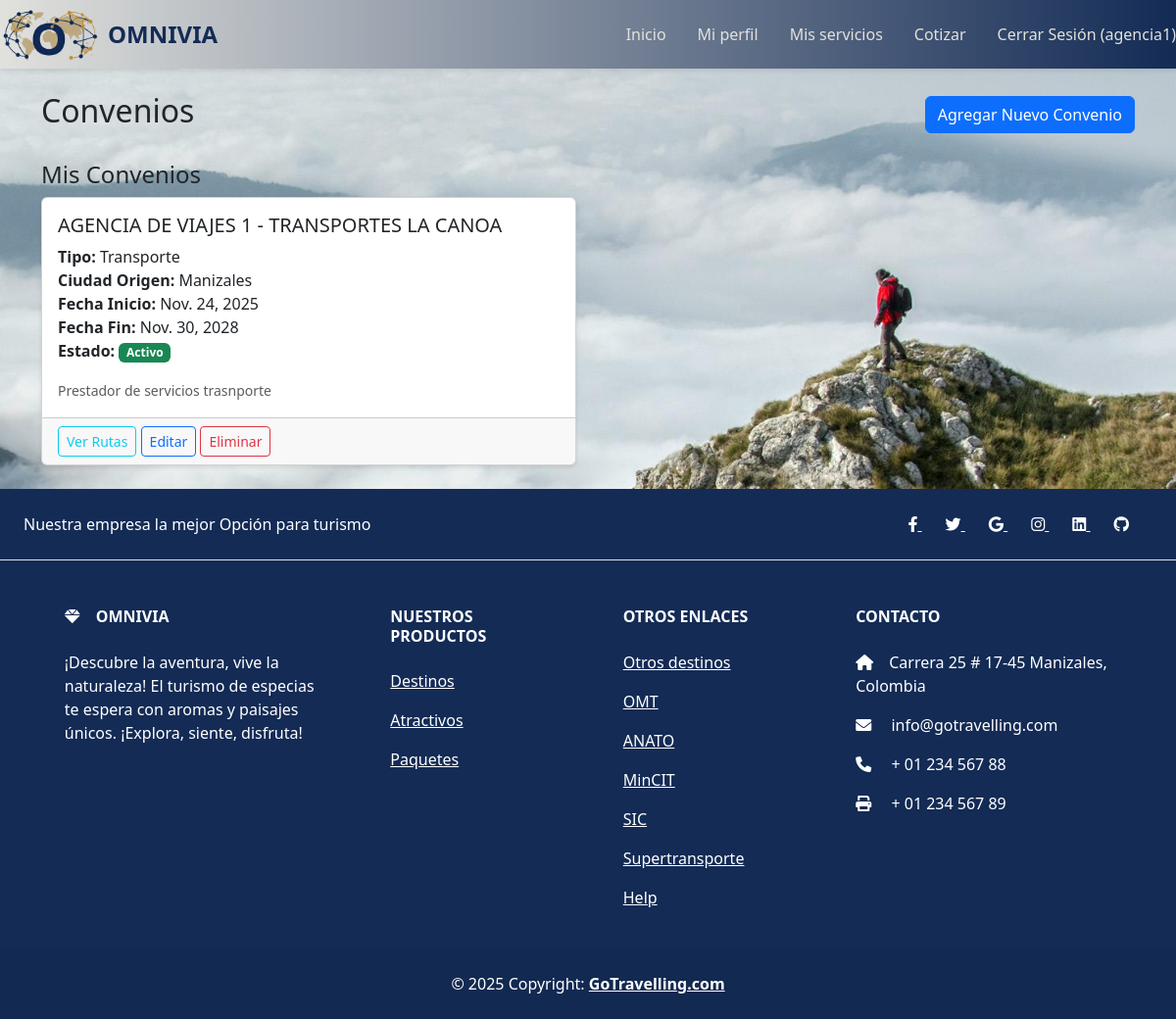
/api/convenios/ (signed in), run on the app's committed database.
### cotizador/models.py (models this page shows, shortened)
class BaseModel(models.Model):
    class Meta:
        abstract = True

class ConvenioAgencia(BaseModel):
    entidad_agencia = models.ForeignKey(
        Entidad,
        on_delete=models.CASCADE,
        related_name='convenios_como_agencia',
        limit_choices_to={'tipo_entidad': 'Operadora turística o agencia de viajes'},
        verbose_name="Agencia de Viajes"
    )
    entidad_convenio = models.ForeignKey(
        Entidad,
        on_delete=models.CASCADE,
        related_name='convenios_con_agencias',
        verbose_name="Empresa con Convenio",
        help_text="Transportadora, Alimentación, Hospedaje, Seguro u otro tipo de entidad"
    )
    TIPO_CONVENIO_CHOICES = [
        ('Transporte', 'Transporte'),
        ('Alimentación', 'Alimentación'),
        ('Hospedaje', 'Hospedaje'),
        ('Seguro', 'Seguro'),
        ('Otro', 'Otro'),
    ]
    tipo_convenio = models.CharField(max_length=20, choices=TIPO_CONVENIO_CHOICES, verbose_name="Tipo de Convenio")
    ciudad_origen = models.CharField(max_length=255, verbose_name="Ciudad de Origen", blank=True, null=True)
    fecha_inicio = models.DateField(null=True, blank=True, verbose_name="Fecha de Inicio del Convenio")
    fecha_fin = models.DateField(null=True, blank=True, verbose_name="Fecha de Finalización del Convenio")
    activo = models.BooleanField(default=True, verbose_name="Activo")
    porcentaje_descuento = models.DecimalField(
        max_digits=5,
        decimal_places=2,
        default=0.00,
        verbose_name="% de Descuento",
        help_text="Porcentaje de descuento que aplica en este convenio (ej: 10.00 para 10%)"
    )
    descripcion = models.TextField(blank=True, null=True, verbose_name="Descripción del Convenio")
    class Meta:
        verbose_name = "Convenio de Agencia"
        verbose_name_plural = "Convenios de Agencia"

class Entidad(BaseModel):
    nombre = models.CharField(max_length=255, verbose_name="Nombre o Razón Social")
    nit = models.CharField(max_length=20, unique=True, verbose_name="NIT o Documento de Identidad")
    rnt = models.CharField(max_length=20, blank=True, null=True, verbose_name="RNT (Registro Nacional de Turismo)")
    TIPO_PERSONA_CHOICES = [
        ('PN', 'Persona Natural'),
        ('PJ', 'Persona Jurídica'),
    ]
    tipo_persona = models.CharField(max_length=2, choices=TIPO_PERSONA_CHOICES, default='PN', verbose_name="Tipo de Persona")
    TIPO_ENTIDAD_CHOICES = [
        ('Hospedaje', 'Hospedaje'),
        ('Alimentación', 'Alimentación'),
        ('Operadora turística o agencia de viajes', 'Operadora turística o agencia de viajes'),
        ('Transporte', 'Transporte'),
        ('Seguro', 'Seguro'),
        ('Otro', 'Otro'),
    ]
    tipo_entidad = models.CharField(max_length=50, choices=TIPO_ENTIDAD_CHOICES, blank=True, verbose_name="Categoría")
    otro_tipo_entidad = models.CharField(max_length=100, blank=True, null=True, verbose_name="Especificar Otro Tipo de Entidad")
    subcategoria = models.CharField(max_length=100, blank=True, null=True, help_text='Refieren actividades turísticas específicas pertenecientes a la actividad genérica, ej.: agencia de viajes y turismo, agencia de viajes mayorista, hotel, apartahotel, entre otros.')
    pais = models.CharField(max_length=100, blank=True, null=True, verbose_name="País")
    departamento = models.CharField(max_length=100, blank=True, null=True, verbose_name="Departamento")
    municipio = models.CharField(max_length=100, blank=True, null=True, verbose_name="Municipio")
    direccion = models.CharField(max_length=255, blank=True, null=True, verbose_name="Dirección")
    barrio = models.CharField(max_length=100, blank=True, null=True, verbose_name="Barrio")
    observacion = models.TextField(blank=True, null=True, verbose_name="Observación")
    TIPO_DOCUMENTO_CHOICES = [
        ('CC', 'Cédula de ciudadanía'),
        ('CE', 'Cédula de extranjería'),
        ('TE', 'Tarjeta de extranjería'),
        ('PA', 'Pasaporte'),
        ('DIE', 'Documento de identificación extranjero (genérico)'),
        ('PPT', 'Permiso por Protección Temporal'),
        ('PEP', 'Permiso Especial de Permanencia'),
        ('SCR', 'Salvoconducto'),
        ('NIT', 'NIT – Número de Identificación Tributaria'),
        ('NIFE', 'NIT de otro país / Identificador fiscal extranjero'),
        ('NUIP', 'Número Único de Identificación Personal'),
    ]
    tipo_documento = models.CharField(max_length=4, choices=TIPO_DOCUMENTO_CHOICES, blank=True, null=True, verbose_name="Tipo de Documento")
    caracteristicas = models.TextField(blank=True, null=True, verbose_name="Características")
    ubicacion = models.CharField(max_length=255, verbose_name="Ubicación")
    mail = models.EmailField(unique=True, verbose_name="Correo Electrónico")
    user = models.OneToOneField(User, on_delete=models.CASCADE, null=True, blank=True, verbose_name="Usuario Asociado")
    logo = models.ImageField(upload_to='logos/', null=True, blank=True, verbose_name="Logo de la Empresa")
    class Meta:
        verbose_name = "Entidad"
        verbose_name_plural = "Entidades"

### cotizador/views.py (the view)
# urls.py: path('convenios/', convenios_list, name='convenios-list'),
def convenios_list(request):
    convenios_agencia = []
    if hasattr(request.user, 'entidad'):
        entidad = request.user.entidad
        if entidad.tipo_entidad == 'Operadora turística o agencia de viajes':
            convenios_agencia = ConvenioAgencia.objects.filter(entidad_agencia=entidad)
        elif entidad.tipo_entidad == 'Transporte':
            convenios_agencia = ConvenioAgencia.objects.filter(
                entidad_convenio=entidad,
                tipo_convenio='Transporte'
            )
        elif entidad.tipo_entidad in ['Alimentación', 'Hospedaje', 'Seguro']:
            convenios_agencia = ConvenioAgencia.objects.filter(
                entidad_convenio=entidad
            )
    return render(request, 'convenios_list.html', {
        'convenios_agencia': convenios_agencia
    })

### cotizador/context_processors.py (called while the page is built)
def forms_context(request):
    return {
        'registration_form': EntidadRegistrationForm()
    }

### omniviadj_project/templates/convenios_list.html (shortened to what this page needs)
{% extends 'base.html' %}
{% load static %}
{% block content %}
<div class="container mt-4">
    <div class="d-flex justify-content-between align-items-center mb-4">
        <h2>Convenios</h2>
        {% if user.entidad.tipo_entidad == 'Operadora turística o agencia de viajes' %}
            <a href="{% url 'convenio-agencia-crear' %}" class="btn btn-primary">Agregar Nuevo Convenio</a>
        {% endif %}
    </div>
    {% if convenios_agencia %}
        <h4 class="mt-4">Mis Convenios</h4>
        <div class="row">
            {% for convenio_agencia in convenios_agencia %}
            <div class="col-md-6 mb-4">
                <div class="card">
                    <div class="card-body">
                        <h5 class="card-title">{{ convenio_agencia.entidad_agencia.nombre }} - {{ convenio_agencia.entidad_convenio.nombre }}</h5>
                        <p class="card-text">
                            <strong>Tipo:</strong> {{ convenio_agencia.get_tipo_convenio_display }}<br>
                            {% if convenio_agencia.ciudad_origen %}
                                <strong>Ciudad Origen:</strong> {{ convenio_agencia.ciudad_origen }}<br>
                            {% endif %}
                            <strong>Fecha Inicio:</strong> {{ convenio_agencia.fecha_inicio|default:"No especificada" }}<br>
                            <strong>Fecha Fin:</strong> {{ convenio_agencia.fecha_fin|default:"No especificada" }}<br>
                            <strong>Estado:</strong>
                            {% if convenio_agencia.activo %}
                                <span class="badge bg-success">Activo</span>
                            {% else %}
                                <span class="badge bg-secondary">Inactivo</span>
                            {% endif %}
                        </p>
                        <p class="card-text">
                            <small class="text-muted">{{ convenio_agencia.descripcion|truncatewords:10 }}</small>
                        </p>
                    </div>
                    <div class="card-footer">
                        <a href="{% url 'rutas-convenio' convenio_id=convenio_agencia.id %}" class="btn btn-sm btn-outline-info">Ver Rutas</a>
                        <a href="{% url 'convenio-agencia-update' pk=convenio_agencia.pk %}" class="btn btn-sm btn-outline-primary">Editar</a>
                        <a href="{% url 'convenio-agencia-delete' pk=convenio_agencia.pk %}" class="btn btn-sm btn-outline-danger">Eliminar</a>
                    </div>
                </div>
            </div>
            {% endfor %}
        </div>
    {% endif %}
</div>
{% endblock %}

### omniviadj_project/templates/base.html (shortened to what this page needs)
<!DOCTYPE html>
<html lang="es">
<head>
    {% load static %}
    <link rel="stylesheet" href="{% static 'css/style.css' %}">
    <link href="https://cdn.jsdelivr.net/npm/bootstrap@5.3.3/dist/css/bootstrap.min.css" rel="stylesheet">
    <link rel="stylesheet" href="https://cdnjs.cloudflare.com/ajax/libs/font-awesome/6.0.0-beta3/css/all.min.css" />
</head>
<body class="{% block body_class %}{% endblock %} {% block extra_body_classes %}{% endblock %}">
    {% block navbar %}
    <nav class="navbar navbar-{{ entidad.tipo_entidad|slugify }}">
        <div class="nav-logo">
            <a href="{% url 'home' %}">
                <img src="{% static 'images/LogoOmnivia.webp' %}" alt="Logo" class="logo-img">
                <span class="logo-text">Omnivia</span>
            </a>
        </div>
        <div class="nav-items">
            {% if user.is_authenticated %}
                <a class="nav-link" href="{% url 'dashboard' %}">Inicio</a>
                <a class="nav-link" href="{% url 'profile_update' %}">Mi perfil</a>
                <a class="nav-link" href="{% url 'data_entry' %}">Mis servicios</a>
                {% if entidad_tipo == 'Operadora turística o agencia de viajes' %}
                <a class="nav-link" href="{% url 'quotation_form' %}">Cotizar</a>
                {% endif %}
                <form action="{% url 'logout' %}" method="post" style="display: inline;">
                    <button type="submit" class="nav-link btn btn-link" style="color: inherit; text-decoration: none;">Cerrar Sesión ({{ user.username }})</button>
                </form>
            {% else %}
                <a class="nav-link" data-bs-toggle="modal" data-bs-target="#loginModal" href="#">Iniciar Sesión</a>
                <a class="nav-link" data-bs-toggle="modal" data-bs-target="#registrationModal" href="#">Registrarse</a>
            {% endif %}
        </div>
    </nav>
    {% endblock %}
    <div style="position: relative;">
        {% block content %}
        {% endblock %}
    </div>
    <footer class="text-center text-lg-start text-white" style="background-color: #132b55;">
      <section class="d-flex justify-content-center justify-content-lg-between p-4 border-bottom">
        <div class="me-5 d-none d-lg-block">
          <span>Nuestra empresa la mejor Opción para turismo</span>
        </div>
        <div>
          <a href="" class="me-4 text-reset">
            <i class="fab fa-facebook-f"></i>
          </a>
          <a href="" class="me-4 text-reset">
            <i class="fab fa-twitter"></i>
          </a>
          <a href="" class="me-4 text-reset">
            <i class="fab fa-google"></i>
          </a>
          <a href="" class="me-4 text-reset">
            <i class="fab fa-instagram"></i>
          </a>
          <a href="" class="me-4 text-reset">
            <i class="fab fa-linkedin"></i>
          </a>
          <a href="" class="me-4 text-reset">
            <i class="fab fa-github"></i>
          </a>
        </div>
      </section>
      <section class="">
        <div class="container text-center text-md-start mt-5">
          <div class="row mt-3">
            <div class="col-md-3 col-lg-4 col-xl-3 mx-auto mb-4">
              <h6 class="text-uppercase fw-bold mb-4">
                <i class="fas fa-gem me-3"></i>Omnivia
              </h6>
              <p>
              ¡Descubre la aventura, vive la naturaleza! El turismo de especias te espera con aromas y paisajes únicos. ¡Explora, siente, disfruta!
              </p>
            </div>
            <div class="col-md-2 col-lg-2 col-xl-2 mx-auto mb-4">
              <h6 class="text-uppercase fw-bold mb-4">
                Nuestros Productos
              </h6>
              <p>
                <a href="#!" class="text-reset">Destinos</a>
              </p>
              <p>
                <a href="#!" class="text-reset">Atractivos</a>
              </p>
              <p>
                <a href="#!" class="text-reset">Paquetes</a>
              </p>
            </div>
            <div class="col-md-3 col-lg-2 col-xl-2 mx-auto mb-4">
              <h6 class="text-uppercase fw-bold mb-4">
                Otros enlaces
              </h6>
              <p>
                <a href="#!" class="text-reset" target="_blank">Otros destinos</a>
              </p>
              <p>
                <a href="https://www.unwto.org/es" class="text-reset" target="_blank">OMT</a>
              </p>
              <p>
                <a href="https://anato.org/" class="text-reset" target="_blank">ANATO</a>
              </p>
              <p>
                <a href="https://www.mincit.gov.co/inicio" class="text-reset" target="_blank">MinCIT</a>
              </p>
               <p>
                <a href="https://sedeelectronica.sic.gov.co/" class="text-reset" target="_blank">SIC</a>
              </p>
              <p>
                <a href="https://www.supertransporte.gov.co/" class="text-reset"target="_blank">Supertransporte</a>
              </p>
              <p>
                <a href="#!" class="text-reset" target="_blank">Help</a>
              </p>
            </div>
            <div class="col-md-4 col-lg-3 col-xl-3 mx-auto mb-md-0 mb-4">
              <h6 class="text-uppercase fw-bold mb-4">Contacto</h6>
              <p><i class="fas fa-home me-3"></i>Carrera 25 # 17-45 Manizales, Colombia</p>
              <p>
                <i class="fas fa-envelope me-3"></i>
                info@gotravelling.com
              </p>
              <p><i class="fas fa-phone me-3"></i> + 01 234 567 88</p>
              <p><i class="fas fa-print me-3"></i> + 01 234 567 89</p>
            </div>
          </div>
        </div>
      </section>
      <div class="text-center p-4" style="background-color: rgba(0, 0, 0, 0.05);">
        © 2025 Copyright:
        <a class="text-reset fw-bold" href="https://mdbootstrap.com/" target="_blank" >GoTravelling.com</a>
      </div>
    </footer>
</body>
</html>

### static/css/style.css (style rules this page uses)
.navbar { height: 70px; background: linear-gradient(90deg, #e1e1dd 0%, #132b55 100%); padding: 60px 20px; display: flex; align-items: center; justify-content: space-between; position: relative; box-shadow: 0 2px 5px rgba(0,0,0,0.1); overflow: hidden; }
.logo-img { animation: fadeIn 1.5s ease-in-out; width: 100px; height: auto; }
.nav-logo a { color: #132b55; text-decoration: none; font-size: 1.5rem; font-weight: bold; text-transform: uppercase; display: flex; align-items: center; gap: 10px; }
.logo-text { color: #132b55; font-size: 1.5rem; font-weight: bold; opacity: 0; transform: translateX(-30px); animation: slideInFromLeft 1s ease-out forwards; animation-delay: 1.5s; }
.nav-items { color: #e1e1dd; display: flex; gap: 2rem; }
.nav-link { color: #e1e1dd; text-decoration: none; font-weight: 500; font-size: 1.1rem; transition: all 0.3s ease; position: relative; opacity: 0; transform: translateY(-100%); animation: curtainEffect 0.5s ease-out forwards; }
.nav-link:nth-child(1) { animation-delay: 0.2s; }
.nav-link:nth-child(2) { animation-delay: 0.4s; }
.nav-link:nth-child(3) { animation-delay: 0.6s; }
.nav-link:nth-child(4) { animation-delay: 0.8s; }
.nav-link::after { content: ''; position: absolute; bottom: -5px; left: 0; width: 0; height: 2px; background-color: #bb995b; transition: width 0.3s ease; }
.card { border: 1px solid #ddd; border-radius: 8px; box-shadow: 0 2px 4px rgba(0,0,0,0.1); transition: transform 0.3s ease, box-shadow 0.3s ease; }
.card-title { color: #343a40; text-transform: none; }
.card-body { padding: 1.5rem; }
.card h1, .card h2, .card h3, .card h4, .card h5, .card h6 { text-transform: none !important; }
.card .card-title, .card .card-text { text-transform: none !important; }

### data on the page
ConvenioAgencia: entidad_agencia.nombre "AGENCIA DE VIAJES 1", entidad_convenio.nombre "TRANSPORTES LA CANOA", tipo_convenio "Transporte", ciudad_origen "Manizales", fecha_inicio "Nov. 24, 2025", fecha_fin "Nov. 30, 2028", activo "Activo", descripcion "Prestador de servicios trasnporte"

### other printed values
{{ user.username }} "agencia1"
